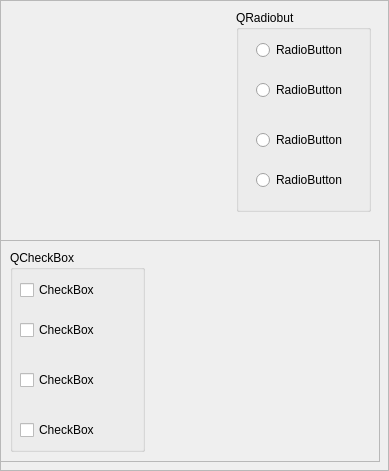
           <widget class="QFrame" name="frame">
            <property name="minimumSize">
             <size>
              <width>380</width>
              <height>210</height>
             </size>
            </property>
            <property name="frameShape">
             <enum>QFrame::StyledPanel</enum>
            </property>
            <property name="frameShadow">
             <enum>QFrame::Raised</enum>
            </property>
            <widget class="QFrame" name="frame_3">
             <property name="geometry">
              <rect>
               <x>0</x>
               <y>240</y>
               <width>380</width>
               <height>222</height>
              </rect>
             </property>
             <property name="minimumSize">
              <size>
               <width>380</width>
               <height>210</height>
              </size>
             </property>
             <property name="frameShape">
              <enum>QFrame::StyledPanel</enum>
             </property>
             <property name="frameShadow">
              <enum>QFrame::Raised</enum>
             </property>
             <layout class="QGridLayout" name="gridLayout_2">
              <item row="0" column="0">
               <layout class="QHBoxLayout" name="horizontalLayout_2">
                <item>
                 <widget class="QGroupBox" name="groupBox_2">
                  <property name="minimumSize">
                   <size>
                    <width>135</width>
                    <height>200</height>
                   </size>
                  </property>
                  <property name="title">
                   <string>QCheckBox</string>
                  </property>
                  <widget class="QCheckBox" name="checkBox">
                   <property name="geometry">
                    <rect>
                     <x>10</x>
                     <y>30</y>
                     <width>76</width>
                     <height>20</height>
                    </rect>
                   </property>
                   <property name="text">
                    <string>CheckBox</string>
                   </property>
                  </widget>
                  <widget class="QCheckBox" name="checkBox_2">
                   <property name="geometry">
                    <rect>
                     <x>10</x>
                     <y>70</y>
                     <width>76</width>
                     <height>20</height>
                    </rect>
                   </property>
                   <property name="text">
                    <string>CheckBox</string>
                   </property>
                  </widget>
                  <widget class="QCheckBox" name="checkBox_3">
                   <property name="geometry">
                    <rect>
                     <x>10</x>
                     <y>120</y>
                     <width>76</width>
                     <height>20</height>
                    </rect>
                   </property>
                   <property name="text">
                    <string>CheckBox</string>
                   </property>
                  </widget>
                  <widget class="QCheckBox" name="checkBox_4">
                   <property name="geometry">
                    <rect>
                     <x>10</x>
                     <y>170</y>
                     <width>76</width>
                     <height>20</height>
                    </rect>
                   </property>
                   <property name="text">
                    <string>CheckBox</string>
                   </property>
                  </widget>
                 </widget>
                </item>
                <item>
                 <spacer name="horizontalSpacer_2">
                  <property name="orientation">
                   <enum>Qt::Horizontal</enum>
                  </property>
                  <property name="sizeHint" stdset="0">
                   <size>
                    <width>208</width>
                    <height>20</height>
                   </size>
                  </property>
                 </spacer>
                </item>
               </layout>
              </item>
             </layout>
            </widget>
            <widget class="QWidget" name="layoutWidget">
             <property name="geometry">
              <rect>
               <x>10</x>
               <y>10</y>
               <width>361</width>
               <height>202</height>
              </rect>
             </property>
             <layout class="QHBoxLayout" name="horizontalLayout">
              <item>
               <spacer name="horizontalSpacer">
                <property name="orientation">
                 <enum>Qt::Horizontal</enum>
                </property>
                <property name="sizeHint" stdset="0">
                 <size>
                  <width>208</width>
                  <height>20</height>
                 </size>
                </property>
               </spacer>
              </item>
              <item>
               <widget class="QGroupBox" name="groupBox">
                <property name="minimumSize">
                 <size>
                  <width>135</width>
                  <height>200</height>
                 </size>
                </property>
                <property name="title">
                 <string>QRadiobut</string>
                </property>
                <widget class="QRadioButton" name="radioButton">
                 <property name="geometry">
                  <rect>
                   <x>20</x>
                   <y>30</y>
                   <width>89</width>
                   <height>20</height>
                  </rect>
                 </property>
                 <property name="text">
                  <string>RadioButton</string>
                 </property>
                </widget>
                <widget class="QRadioButton" name="radioButton_2">
                 <property name="geometry">
                  <rect>
                   <x>20</x>
                   <y>70</y>
                   <width>89</width>
                   <height>20</height>
                  </rect>
                 </property>
                 <property name="text">
                  <string>RadioButton</string>
                 </property>
                </widget>
                <widget class="QRadioButton" name="radioButton_3">
                 <property name="geometry">
                  <rect>
                   <x>20</x>
                   <y>120</y>
                   <width>89</width>
                   <height>20</height>
                  </rect>
                 </property>
                 <property name="text">
                  <string>RadioButton</string>
                 </property>
                </widget>
                <widget class="QRadioButton" name="radioButton_4">
                 <property name="geometry">
                  <rect>
                   <x>20</x>
                   <y>160</y>
                   <width>89</width>
                   <height>20</height>
                  </rect>
                 </property>
                 <property name="text">
                  <string>RadioButton</string>
                 </property>
                </widget>
               </widget>
              </item>
             </layout>
            </widget>
           </widget>
